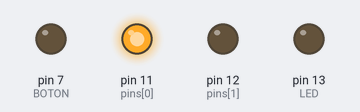
Bench run of a sketch on a simulated Arduino Uno, built with avr-gcc and run on an emulated ATmega328P. Shown: output pins drawn as LEDs (lit = HIGH).

Above: at 0.7 s.
At 2.2 s:
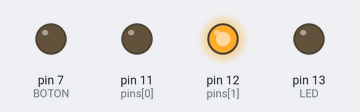
At 3.7 s:
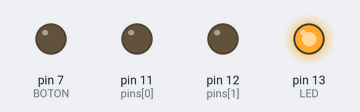
Timing chart, 0 to 5.9 s (numbered marks = the images above):
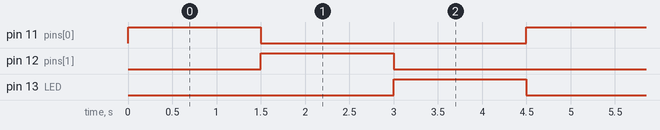

Measured:
- by itself, pin 11 (pins[0]), pin 12 (pins[1]), pin 13 (LED): alternates HIGH for 1.5 s and LOW for 3.0 s
- by itself, everything shown: repeats every 4.5 s, in 3 steps

The sketch:

3LEDS_BOTON.ino
```cpp
// C++ code
int pins[] = {11, 12, 13};
int numPins = 3;
const int LED=13;
const int BOTON=7;

void setup()
{
  pinMode(11, OUTPUT);
  pinMode(12, OUTPUT);
  pinMode(LED, OUTPUT); // LED ROJO (13)
  pinMode(BOTON, OUTPUT);

}

void loop(){
  for (int i = 0; i < numPins; i++) {
    for (int j = 0; j < numPins; j++){
       while(digitalRead(BOTON)==HIGH){
        	digitalWrite(LED,HIGH);
            digitalWrite(12,LOW);
            digitalWrite(11,LOW);
    	};
          digitalWrite(pins[j], (i == j) ? HIGH : LOW);
  	}
    	delay(1500);
  }
}
```
